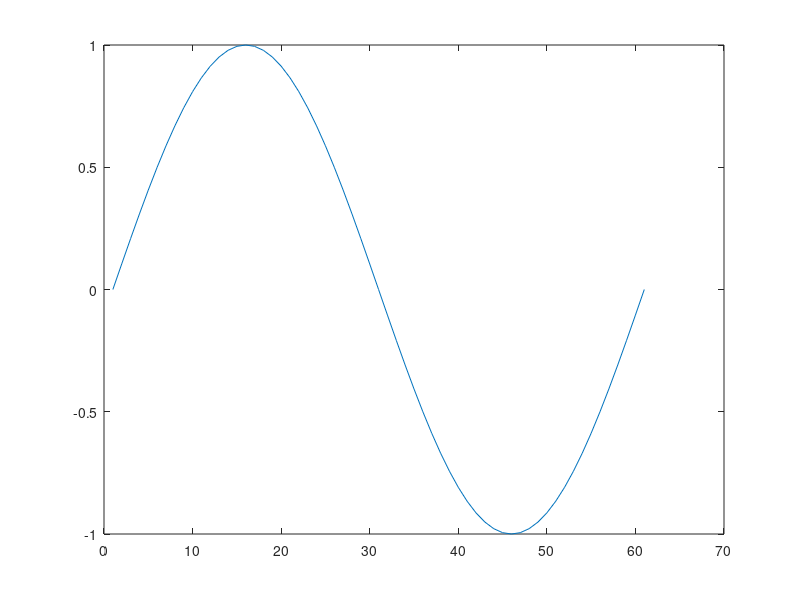

Write the MATLAB code that produced this figure. (Note: this script raises an error after producing the figure.)
x = 0:pi/30:2*pi;
y = sin(x);
z = cos(x);

plot(y,z, 'm+:');

plot(z);
plot(y);

c = 3*cos(n*x);
x = 0:pi:2*pi;
ezplot(c)

